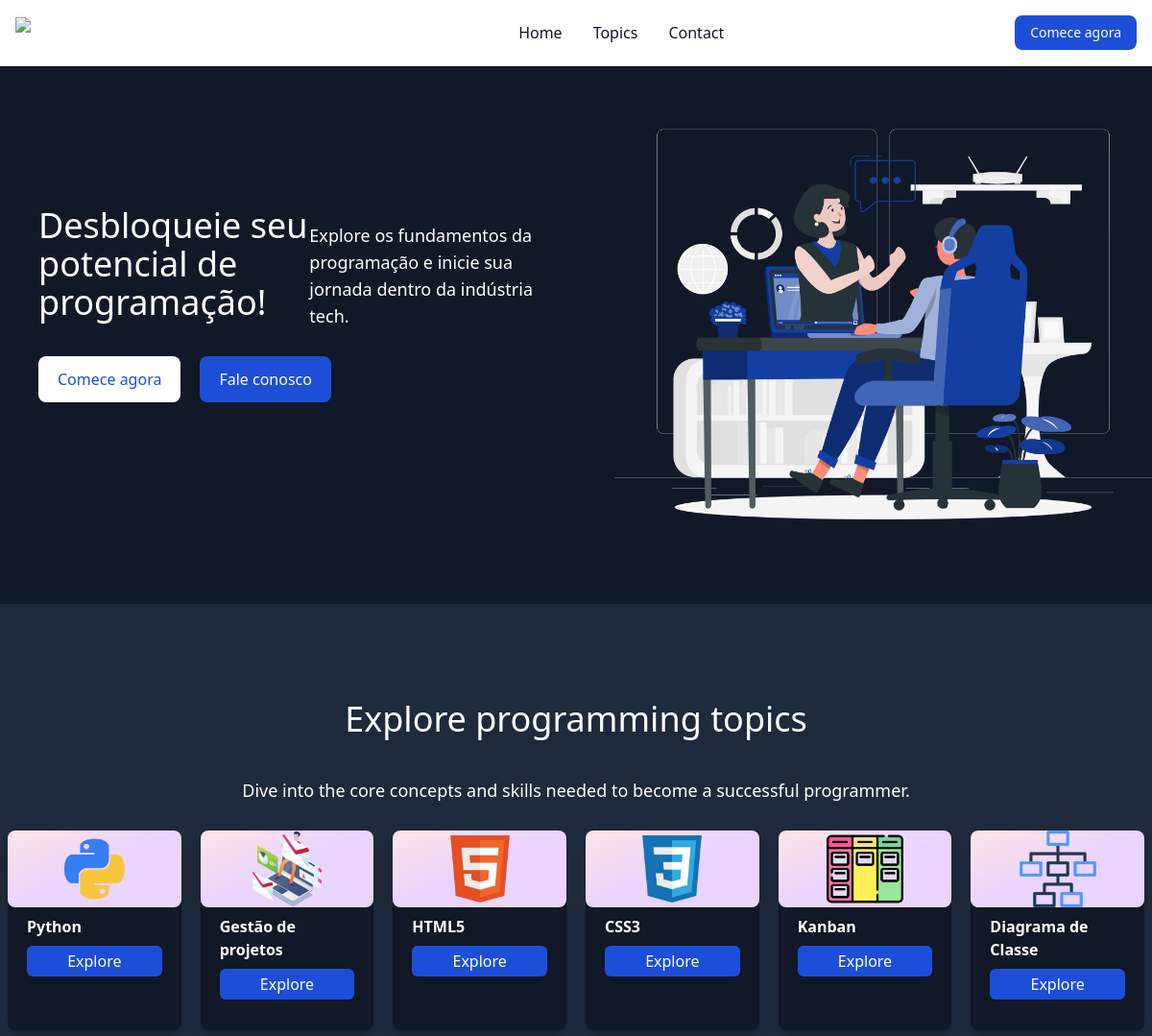
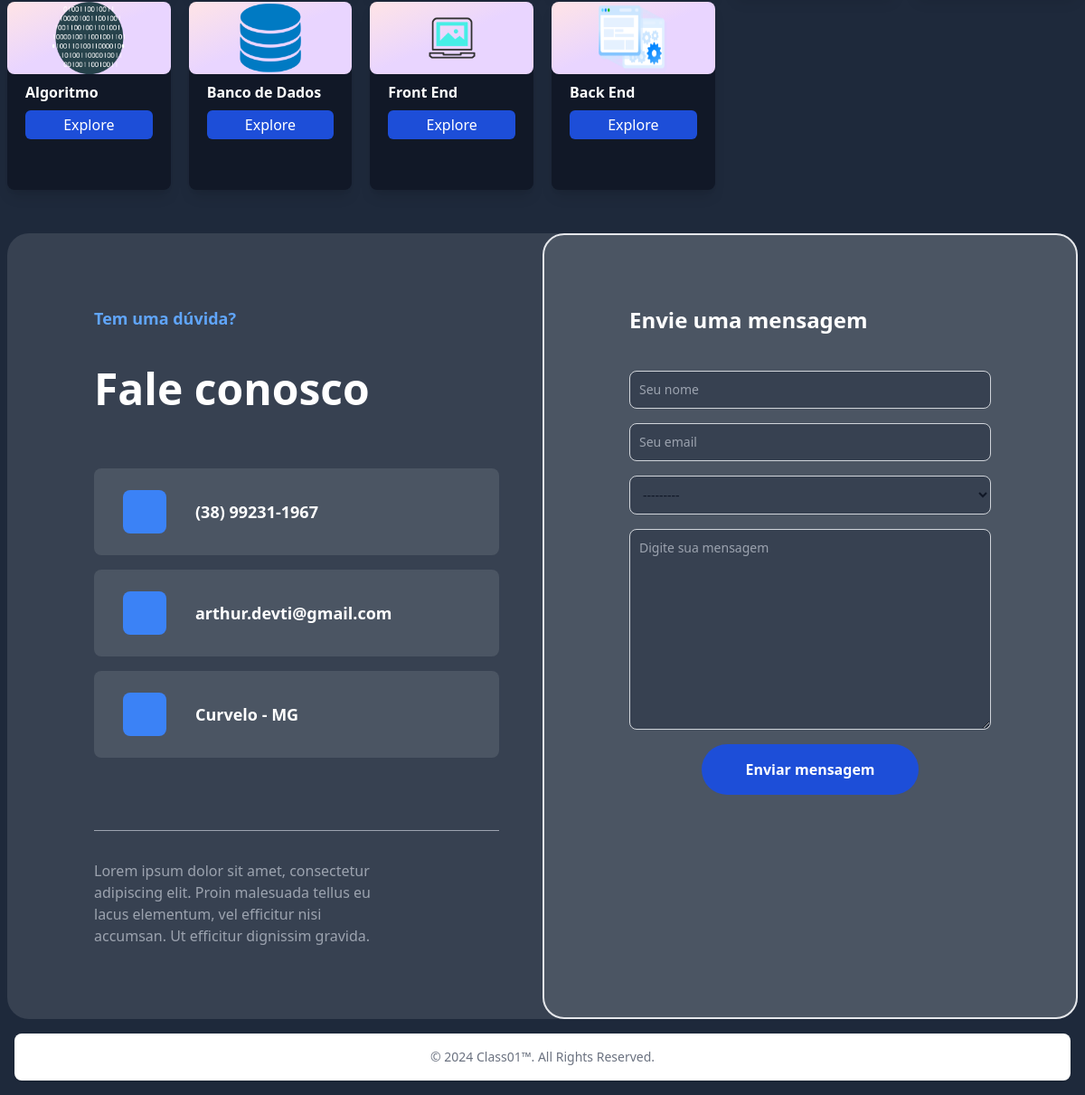
The page / on the database its author committed (2 pictures, top to bottom).
### home/models.py (models this page shows, shortened)
class Topico(models.Model):
    icon_topico = models.ImageField(upload_to='img/icons/', null=True, blank=True)
    nome_topico = models.CharField(max_length=50)
    introducao = models.TextField()
    imagem = models.ImageField(upload_to='img/')
    fonte = models.URLField()
    texto_ferramenta = models.TextField()
    fonte_ferramenta = models.URLField()

### home/views.py (the view)
# urls.py: path('', home, name='home'),
def home(request):
    topicos = Topico.objects.all()
    new_suport_form = []
    search = request.GET.get('search')
    if search:
        topicos = Topico.objects.filter(nome_topico__icontains=search)
    if request.method == 'POST':
        new_suport_form = SuporteModelForm(request.POST)
        if new_suport_form.is_valid():
            new_suport_form.save()
            return redirect('home')
    else:
        new_suport_form = SuporteModelForm()
    context = {'topicos': topicos, 'form': new_suport_form}
    return render(request, 'home.html', context)

### home/models.py (called while the page is built)
    def __str__(self) -> str:
        return self.nome_erro

### home/templates/home.html (shortened to what this page needs)
{% extends 'base.html' %}
{% load static tailwind_tags %}
    {% block content %}
        <section id="section1" class="flex items-center w-full mx-auto bg-gray-900 lg:flex-row xs:flex-col">
            <div class="flex flex-col mx-10 mb-16 lg:w-1/2 xs:w-4/5">
                <div class="flex xs:w-full xs:flex-col">
                    <h1 class="text-4xl font-medium">Desbloqueie seu potencial de programação!</h1>
                    <p class="mt-4 mb-2 text-lg text-left text-wrap">Explore os fundamentos da programação e inicie sua jornada dentro da indústria tech.</p>
                </div>
                <div class="flex xs:flex-row">
                    <a href="{% url 'exibir_topico' 1 %}">
                        <button type="submit" class="px-5 py-3 mt-5 text-base font-medium text-center text-blue-700 transition duration-300 bg-white rounded-lg hover:bg-blue-100 focus:ring-4 focus:outline-none focus:ring-blue-300 dark:bg-white dark:hover:bg-blue-700 dark:hover:text-white dark:focus:ring-blue-800">Comece agora</button>
                    </a>
                    <a href="#contact">
                        <button type="submit" class="px-5 py-3 mt-5 ml-5 text-base font-medium text-center text-white transition duration-300 bg-blue-700 rounded-lg hover:bg-blue-100 focus:ring-4 focus:outline-none focus:ring-blue-300 dark:bg-blue-700 dark:hover:bg-white dark:hover:text-blue-700 dark:focus:ring-blue-800">Fale conosco</button>
                    </a>
                </div>
            </div>
            <div class="w-1/2 h-auto">
                <img class="rounded-xl" src="../img/Webinar-rafiki.png" alt="aprendiz de programação">
            </div>
        </section>
        <section id="section2" class="flex flex-col w-full py-20 mx-auto">
            <h2 class="my-5 text-4xl font-medium text-center">Explore programming topics</h2>
            <p class="my-5 text-lg text-center">Dive into the core concepts and skills needed to become a successful programmer.</p>
            <div class="flex w-full mx-auto">
                <ul class="grid mx-auto mt-6 mb-6 gap-x-1 lg:grid-cols-6 gap-y-20 xs:grid-cols-2">
                    {% for topico in topicos %}
                        <li class="flex flex-row items-center h-24 px-2 mt-10">
                            <div class="justify-between w-56 transition duration-300 transform bg-gray-900 rounded-lg shadow-lg hover:scale-110 hover:shadow-xl min-h-52">
                                <div class="flex items-center justify-center mx-auto rounded-lg bg-gradient-to-br from-rose-100 via-purple-200 to-purple-200 h-3/6">
                                    <img class="w-20 h-20" src="{{ topico.icon_topico.url }}" alt="">
                                </div>
                                <div class="flex flex-col px-5 pt-2">
                                    <h2 class="font-semibold text-white">{{ topico.nome_topico }}</h2>
                                    <a class="flex justify-center w-full mx-auto" href="{% url 'exibir_topico' topico.id %}">
                                        <button class="flex justify-center w-full px-2 py-1 mx-auto mt-2 text-white transition duration-150 bg-blue-700 rounded-md cursor-pointer hover:bg-blue-900" type="button">Explore</button>
                                    </a>
                                </div>
                            </div>
                        </li>
                    {% endfor %}
                </ul>
            </div>
        </section>
        <section id="section3" class="flex">
            <div class="relative w-full mx-auto ml-2 mr-2 bg-gray-700 sm:pt-20 rounded-3xl 2xl:pt-40">
                <div class="container px-4 mx-auto">
                    <div class="max-w-5xl mx-auto">
                        <div class="flex flex-wrap -mx-4">
                            <div class="relative w-full px-4 pb-20 overflow-hidden lg:w-1/2">
                                <div class="relative max-w-md">
                                    <div class="pb-16 mb-8 border-b border-gray-400">
                                        <p class="text-lg font-bold text-blue-400">Tem uma dúvida?</p>
                                        <h2 class="mt-10 mb-16 text-5xl font-bold text-white font-heading">Fale conosco</h2>
                                        <div class="px-8 py-6 mb-4 bg-gray-600 rounded-lg">
                                            <div class="flex items-center">
                                                <span class="flex items-center justify-center w-12 h-12 mr-8 bg-blue-500 rounded-lg"><ion-icon class="w-4 h-4" name="call"></ion-icon></span>
                                                <p class="text-lg font-bold text-white">(38) 99231-1967</p>
                                            </div>
                                        </div>
                                        <div class="px-8 py-6 mb-4 bg-gray-600 rounded-lg">
                                            <div class="flex items-center">
                                                <span class="flex items-center justify-center w-12 h-12 mr-8 bg-blue-500 rounded-lg"><ion-icon class="w-4 h-4" name="mail"></ion-icon></span>
                                                <p class="text-lg font-bold text-white">arthur.devti@gmail.com</p>
                                            </div>
                                        </div>
                                        <div class="px-8 py-6 mb-4 bg-gray-600 rounded-lg">
                                            <div class="flex items-center">
                                                <span class="flex items-center justify-center w-12 h-12 mr-8 bg-blue-500 rounded-lg"><ion-icon class="w-4 h-4" name="location"></ion-icon></span>
                                                <p class="text-lg font-bold text-white">Curvelo - MG</p>
                                            </div>
                                        </div>
                                    </div>
                                    <div class="max-w-xs">
                                        <p class="text-gray-400">
                                            Lorem ipsum dolor sit amet, consectetur adipiscing elit. Proin malesuada tellus eu lacus elementum, vel efficitur nisi accumsan. Ut efficitur dignissim gravida.
                                        </p>
                                    </div>
                                </div>
                            </div>
                            <div class="relative w-full px-4 pb-20 lg:w-1/2">
                                <div class="max-w-md lg:ml-20">
                                    <form method="post">
                                        <h3 class="mb-10 text-2xl font-bold text-white">Envie uma mensagem</h3>
                                        <div class="mb-4 text-gray-800">
                                            {{ form.nome }}
                                        </div>
                                        <div class="mb-4 text-gray-800">
                                            {{ form.email }}
                                        </div>
                                        <div class="mb-4 text-gray-800">
                                            {{ form.assunto }}
                                        </div>
                                        <div class="mb-4 text-gray-800">
                                            {{ form.mensagem }}
                                        </div>
                                        <button type="submit" class="flex px-12 py-4 mx-auto font-bold text-white transition bg-blue-700 rounded-full hover:bg-white hover:text-blue-700 durantion-300">Enviar mensagem</button>
                                    </form>
                                </div>
                            </div>
                        </div>
                    </div>
                </div>
            </div>
        </section>
    {% endblock %}

### rows shown on the page
Topico: icon_topico (picture), nome_topico "Python"
Topico: icon_topico (picture), nome_topico "Gestão de projetos"
Topico: icon_topico (picture), nome_topico "HTML5"
Topico: icon_topico (picture), nome_topico "CSS3"
Topico: icon_topico (picture), nome_topico "Kanban"
Topico: icon_topico (picture), nome_topico "Diagrama de Classe"
Topico: icon_topico (picture), nome_topico "Algoritmo"
Topico: icon_topico (picture), nome_topico "Banco de Dados"
Topico: icon_topico (picture), nome_topico "Front End"
Topico: icon_topico (picture), nome_topico "Back End"
